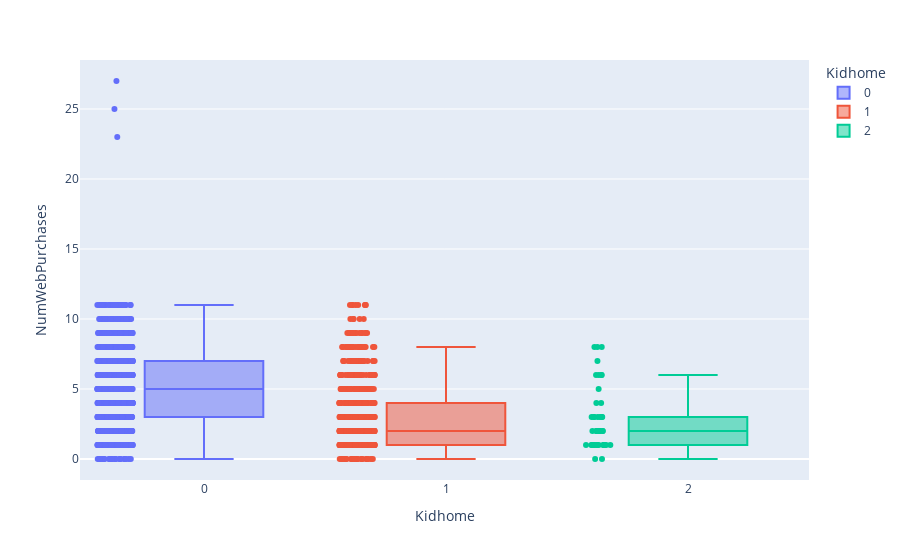

Notebook code for this chart:
### Code cell
px.box(df, x='Kidhome', y='NumWebPurchases', color="Kidhome", points='all')

### Figure 1 — Plotly figure (JSON) as saved in the notebook; plotly's stock layout.template omitted (floating-point values rounded to 4 significant figures; data arrays with more than 128 entries replaced by an {"elided": "..."} marker saying what was removed)
{"data": [{"alignmentgroup": "True", "boxpoints": "all", "hovertemplate": "Kidhome=%{x}<br>NumWebPurchases=%{y}<extra></extra>", "legendgroup": "0", "marker": {"color": "#636efa"}, "name": "0", "notched": false, "offsetgroup": "0", "orientation": "v", "showlegend": true, "type": "box", "x": {"elided": "1283 int values"}, "x0": " ", "xaxis": "x", "y": {"elided": "1283 int values"}, "y0": " ", "yaxis": "y"}, {"alignmentgroup": "True", "boxpoints": "all", "hovertemplate": "Kidhome=%{x}<br>NumWebPurchases=%{y}<extra></extra>", "legendgroup": "1", "marker": {"color": "#EF553B"}, "name": "1", "notched": false, "offsetgroup": "1", "orientation": "v", "showlegend": true, "type": "box", "x": {"elided": "887 int values"}, "x0": " ", "xaxis": "x", "y": {"elided": "887 int values"}, "y0": " ", "yaxis": "y"}, {"alignmentgroup": "True", "boxpoints": "all", "hovertemplate": "Kidhome=%{x}<br>NumWebPurchases=%{y}<extra></extra>", "legendgroup": "2", "marker": {"color": "#00cc96"}, "name": "2", "notched": false, "offsetgroup": "2", "orientation": "v", "showlegend": true, "type": "box", "x": [2, 2, 2, 2, 2, 2, 2, 2, 2, 2, 2, 2, 2, 2, 2, 2, 2, 2, 2, 2, 2, 2, 2, 2, 2, 2, 2, 2, 2, 2, 2, 2, 2, 2, 2, 2, 2, 2, 2, 2, 2, 2, 2, 2, 2, 2], "x0": " ", "xaxis": "x", "y": [1, 2, 4, 1, 2, 3, 0, 1, 1, 3, 2, 1, 2, 1, 4, 1, 2, 1, 1, 1, 8, 6, 3, 6, 1, 0, 6, 3, 3, 6, 1, 2, 7, 1, 2, 1, 8, 2, 3, 1, 5, 2, 3, 1, 2, 8], "y0": " ", "yaxis": "y"}], "layout": {"autosize": true, "boxmode": "overlay", "legend": {"title": {"text": "Kidhome"}, "tracegroupgap": 0}, "margin": {"t": 60}, "xaxis": {"anchor": "y", "autorange": true, "categoryarray": [0, 1, 2], "categoryorder": "array", "domain": [0, 1], "range": [-0.5098, 2.5], "title": {"text": "Kidhome"}, "type": "linear"}, "yaxis": {"anchor": "x", "autorange": true, "domain": [0, 1], "range": [-1.5, 28.5], "title": {"text": "NumWebPurchases"}, "type": "linear"}}}
